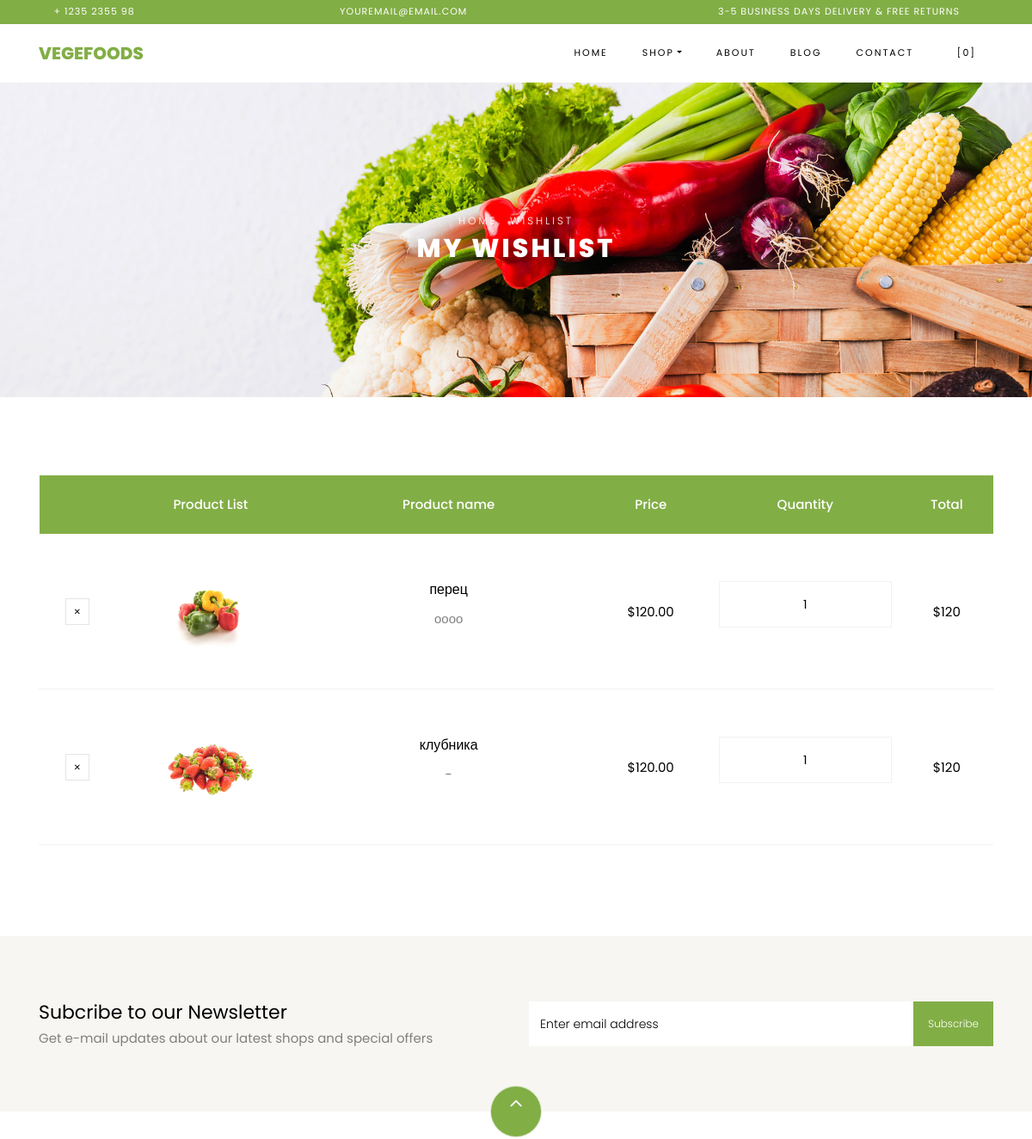
Before: /cart/wishlist/ (signed in, upper part) with the older database file.
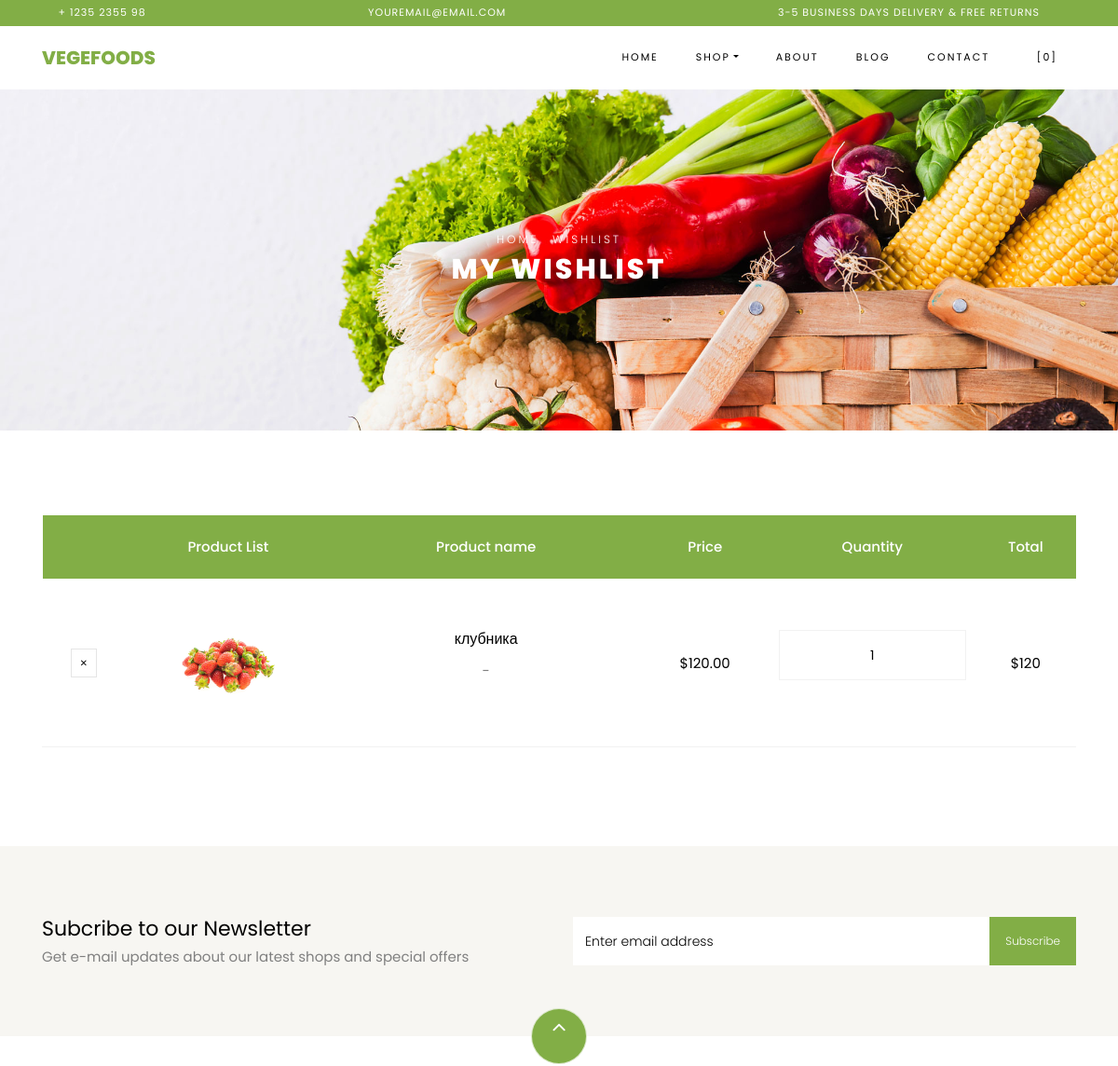
After: the same page with the newer database file.
### apps/cart_shop/models.py (models this page shows, shortened)
class WishList(models.Model):
    wishlist = models.ForeignKey(Cart, on_delete=models.CASCADE)
    product = models.ForeignKey(Product, on_delete=models.CASCADE)
    quantity = models.IntegerField(default=1)
    created_at = models.DateTimeField(auto_now_add=True)
    updated_at = models.DateTimeField(auto_now=True)

class Product(models.Model):
    name = models.CharField(max_length=255)
    price = models.DecimalField(max_digits=10, decimal_places=2)
    discount = models.IntegerField(null=True, blank=True)
    description = models.TextField()
    image = models.ImageField(upload_to='static/shop/images', null=True, blank=True)
    created_at = models.DateTimeField(auto_now_add=True)
    updated_at = models.DateTimeField(auto_now=True)

### apps/cart_shop/views.py (the view)
# urls.py: path('wishlist/', ViewWishlist.as_view(), name='wishlist'),
class ViewWishlist(View):
    def get(self, request):
        if request.user.is_authenticated:
            wishlist_items = WishList.objects.filter(wishlist__user=request.user)
            data = list(wishlist_items)
            total_price = sum(item.product.price * item.quantity for item in data)
            context = {'wishlist_items': data, 'total_price': total_price}
            return render(request, 'cart_shop/wishlist.html', context)
        return redirect('auth_shop:login')

### apps/cart_shop/templates/cart_shop/wishlist.html
{% extends 'home/base.html'%}
{% load static%}
{% block content %}
    <div class="hero-wrap hero-bread" style="background-image: url({% static 'shop/images/bg_1.jpg' %});">
      <div class="container">
        <div class="row no-gutters slider-text align-items-center justify-content-center">
          <div class="col-md-9 ftco-animate text-center">
          	<p class="breadcrumbs"><span class="mr-2"><a href="{% url 'home:index' %}">Home</a></span> <span>Wishlist</span></p>
            <h1 class="mb-0 bread">My Wishlist</h1>
          </div>
        </div>
      </div>
    </div>
    <section class="ftco-section ftco-cart">
			<div class="container">
				<div class="row">
    			<div class="col-md-12 ftco-animate">
    				<div class="cart-list">
	    				<table class="table">
						    <thead class="thead-primary">
						      <tr class="text-center">
						        <th>&nbsp;</th>
						        <th>Product List</th>
						        <th>Product name</th>
						        <th>Price</th>
						        <th>Quantity</th>
						        <th>Total</th>
						      </tr>
						    </thead>
						    <tbody>
							{% for item in wishlist_items %}
						      <tr class="text-center">
						        <td class="product-remove"><a href="{% url 'cart_shop:del_from_wishlist' item.id %}"><span class="ion-ios-close"></span></a></td>
						        <td class="image-prod"><div class="img" style="background-image:url({{item.product.image.url}});"></div></td>
						        <td class="product-name">
						        	<h3>{{item.product.name}}</h3>
						        	<p>{{item.product.description}}</p>
						        </td>
						        <td class="price">${{item.product.price}}</td>
						        <td class="quantity">
						        	<div class="input-group mb-3">
					             	<input type="text" name="quantity" class="quantity form-control input-number" value="{{item.quantity}}" min="1" max="100">
					          	</div>
					          </td>
						        <td class="total">${% widthratio item.product.price 1 item.quantity %}</td>
						      </tr>
							{% endfor %}
						    </tbody>
						  </table>
					  </div>
    			</div>
    		</div>
			</div>
		</section>
{% endblock %}

Changed rows visible on the page:
removed WishList: product.image (picture), product.name "перец", product.description "оооо", product.price "120.00", quantity "1", product+quantity "120"
